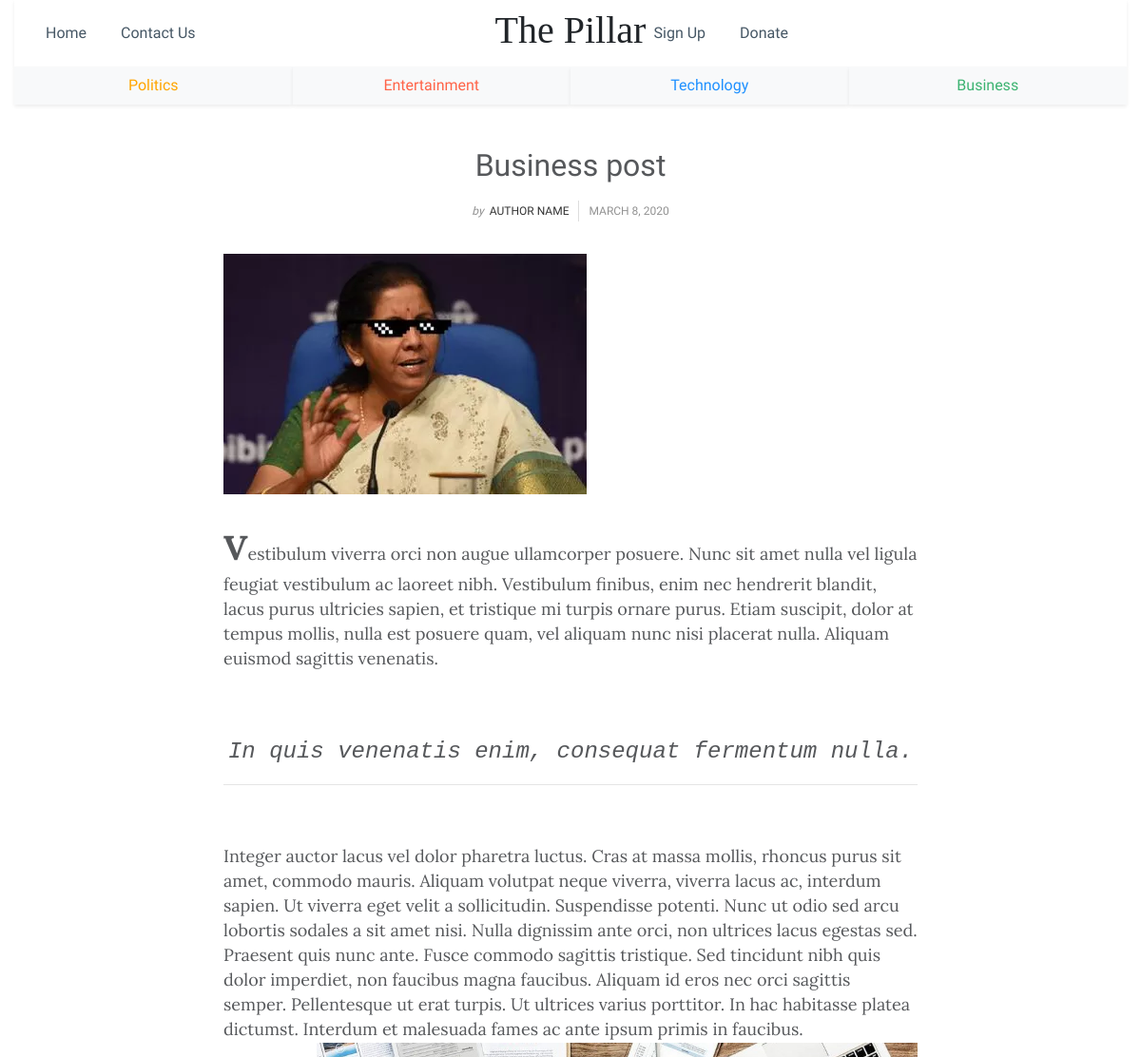
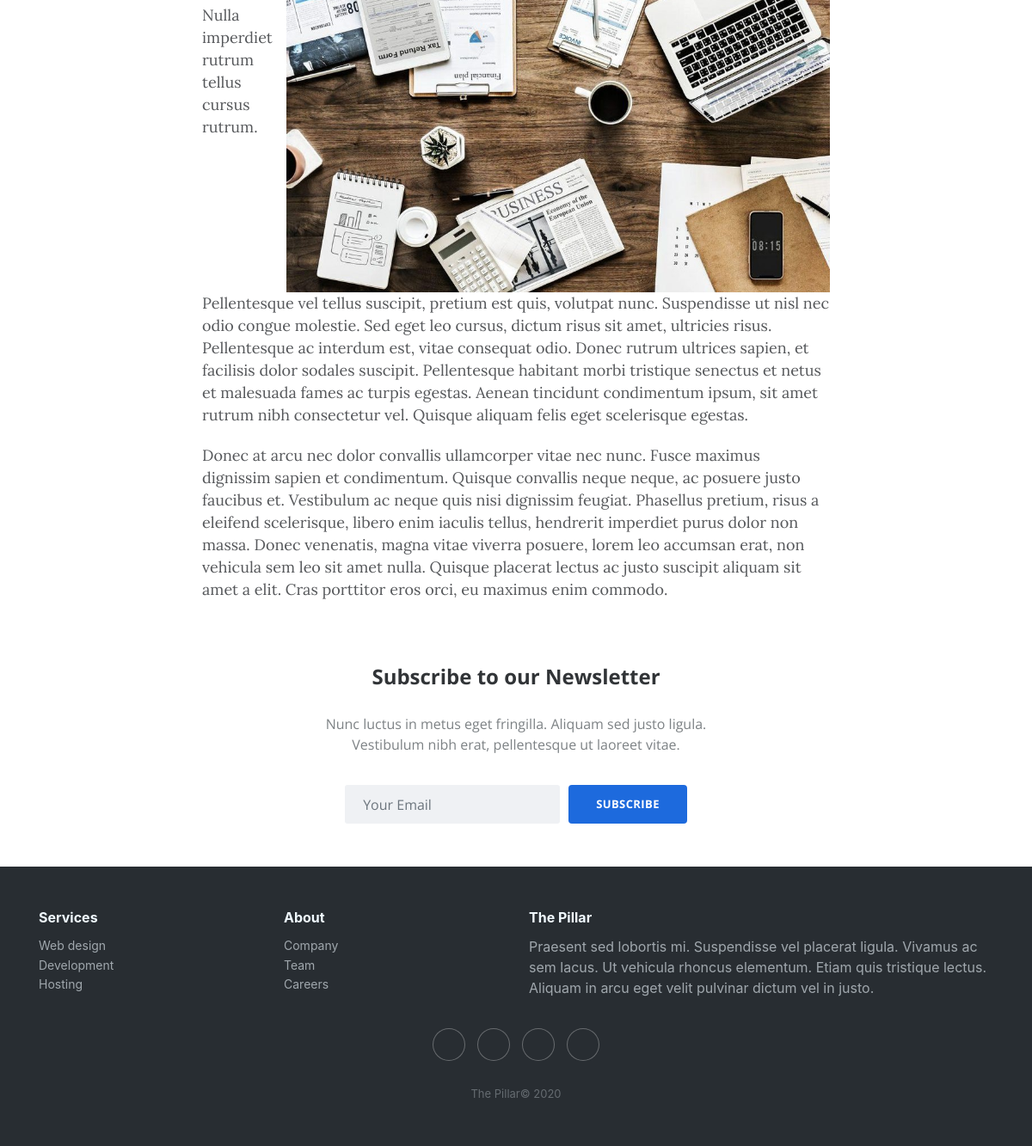
The page /posts/Business post on the database its author committed (2 pictures, top to bottom).
### landingpage/models.py (models this page shows, shortened)
class BlogPost( models.Model ) :
    post_title = models.CharField( verbose_name='Title', max_length=200, default="Blog post", primary_key=True )
    post_desc = models.TextField( verbose_name='Description', max_length=100 )
    post_text = models.TextField( verbose_name='Story')
    post_date = models.DateField( verbose_name='Date published' )
    post_img = models.ImageField( verbose_name='Thumbnail',null=True )
    post_tag = models.CharField( verbose_name='Tag',max_length=20, choices=tag_choices, default=GENERAL )
    custom_tag = models.ManyToManyField(CustomTag)
    featured = models.BooleanField( default=False )

### landingpage/views.py (the view)
# urls.py: path('posts/<post_title>',views.post,name='post'),
def post(request, post_title):
    post_title=post_title.replace('_',' ')
    blog=BlogPost.objects.get(post_title=post_title)
    context={
        'blog': blog,
    }
    return render( request, 'landingpage/newpost.html', context )

### landingpage/templates/landingpage/newpost.html (shortened to what this page needs)
<!DOCTYPE html>
<html>
<head>
    <link rel="stylesheet" href="https://cdnjs.cloudflare.com/ajax/libs/twitter-bootstrap/4.4.1/css/bootstrap.min.css">
    <link rel="stylesheet" href="https://cdnjs.cloudflare.com/ajax/libs/ionicons/2.0.1/css/ionicons.min.css">
    {% load static %}
    <link rel="stylesheet" href="{% static 'landingpage/css/post.min.css' %}">
</head>
<body>
    <div class="container-fluid" style="/*background-color: #000000;*/">
        <nav class="navbar navbar-light navbar-expand-md shadow-sm navigation-clean-search" style="background-color: rgba(255,255,255,0);/*z-index: -1;*/opacity: 1;width: 100%;padding: 15px;padding-right: 0px;padding-left: 0px;margin: 0px;">
            <div class="container-fluid">
                <div
                    class="collapse navbar-collapse" id="navcol-1">
                    <ul class="nav navbar-nav" style="font-family: Quicksand, sans-serif;">
                        <li class="nav-item d-flex" role="presentation"><a class="nav-link" href="{% url 'index' %}">Home</a></li>
                        <li class="nav-item" role="presentation"><a class="nav-link" href="{% url 'contact' %}">Contact Us</a></li>
                    </ul>
                    <ul class="nav navbar-nav ml-auto" style="font-family: Quicksand, sans-serif;">
                        <li class="nav-item" role="presentation"><a class="nav-link" href="#" data-toggle="modal" data-target="#subscribe">Sign Up</a></li>
                        <li class="nav-item" role="presentation"><a class="nav-link" href="{% url 'donate' %}">Donate</a></li>
                    </ul>
                    <form class="form-inline" action="/search" style="margin: 0px;margin-left: 0px;width: 323px;padding-left: 20px;">
                        <div class="form-group" style="width: 323px;"><label for="search-field"><i class="icon ion-search" style="padding: 0px;width: 25px;height: 40px;font-size: 30px;"></i></label><input class="form-control search-field" type="search" id="search-field" name="search" style="width: 182px;"></div>
                    </form>
            </div>
    </div>
    </nav>
    <div class="row" style="position: absolute;width: 100%;top: 0;z-index: -1;">
        <div class="col">
            <h1 class="text-center" style="/*position: absolute;*/font-family: 'Playfair Display', serif;font-size: 40px;padding: 10px;padding-top: 8px;">The Pillar</h1>
        </div>
    </div>
    <div class="row row-cols-2">
        <div class="col" style="padding-left: 15px;padding-right: 0px;">
            <ul class="nav nav-justified d-sm-block d-lg-flex" style="font-family: Adamina, serif;">
                <li class="nav-item"><a class="nav-link text-center bg-light border-light shadow-sm" href="{% url 'section' 'Politics' %}" style="color: orange;font-family: Adamina, serif;">Politics</a></li>
                <li class="nav-item shadow-sm"><a class="nav-link bg-light" href="{% url 'section' 'Entertainment' %}" style="color: tomato;">Entertainment</a></li>
            </ul>
        </div>
        <div class="col" style="padding-left: 0px;padding-right: 15px;">
            <ul class="nav nav-justified">
                <li class="nav-item shadow-sm"><a class="nav-link bg-light" href="{% url 'section' 'Technology' %}" style="color: dodgerblue;font-family: Adamina, serif;">Technology</a></li>
                <li class="nav-item shadow-sm"><a class="nav-link bg-light" href="{% url 'section' 'Business' %}" style="color: mediumseagreen;font-family: Adamina, serif;">Business</a></li>
            </ul>
        </div>
    </div>
    </div>
    <div class="article-clean" style="background-color: #ffffff;">
        <div class="container" style="background-color: rgba(255,255,255,0);">
            <div class="row">
                <div class="col-lg-10 col-xl-8 offset-lg-1 offset-xl-2">
                    <div class="intro">
                        <h1 class="text-center" style="font-family: Adamina, serif;">{{ blog.post_title }}</h1>
                        <p class="text-center"><span class="by" style="font-family: Adamina, serif;">by</span> <a href="#" style="font-family: Adamina, serif;">Author Name</a><span class="date" style="font-family: Adamina, serif;">{{ blog.post_date }}</span></p>
                        <img class="img-fluid" src="{{ blog.post_img.url }}"></div>
                    <div class="text">
                        {{ blog.post_text|safe }}
                    </div>
                </div>
            </div>
        </div>
    </div>
    <div class="newsletter-subscribe">
        <div class="container">
            <div class="intro">
                <h2 class="text-center" style="font-family: 'Open Sans', sans-serif;">Subscribe to our Newsletter</h2>
                <p class="text-center" style="font-family: 'Open Sans', sans-serif;">Nunc luctus in metus eget fringilla. Aliquam sed justo ligula. Vestibulum nibh erat, pellentesque ut laoreet vitae. </p>
            </div>
            <form class="form-inline" enctype="multipart/form-data" method="post" action="/newsletter/litera/subscribe/">
                <div class="form-group"><input class="form-control" type="email" name="email_field" id="id_email_field" placeholder="Your Email" style="font-family: 'Open Sans', sans-serif;"></div>
                <div class="form-group"><button id="id_submit" class="btn btn-primary" type="submit" value="Subscribe" style="font-family: 'Open Sans', sans-serif;">Subscribe </button></div>
            </form>
        </div>
    </div>
    <div class="footer-dark">
        <footer>
            <div class="container">
                <div class="row">
                    <div class="col-sm-6 col-md-3 item">
                        <h3>Services</h3>
                        <ul>
                            <li><a href="#">Web design</a></li>
                            <li><a href="#">Development</a></li>
                            <li><a href="#">Hosting</a></li>
                        </ul>
                    </div>
                    <div class="col-sm-6 col-md-3 item">
                        <h3>About</h3>
                        <ul>
                            <li><a href="#">Company</a></li>
                            <li><a href="#">Team</a></li>
                            <li><a href="#">Careers</a></li>
                        </ul>
                    </div>
                    <div class="col-md-6 item text">
                        <h3>The Pillar</h3>
                        <p>Praesent sed lobortis mi. Suspendisse vel placerat ligula. Vivamus ac sem lacus. Ut vehicula rhoncus elementum. Etiam quis tristique lectus. Aliquam in arcu eget velit pulvinar dictum vel in justo.</p>
                    </div>
                    <div class="col item social"><a href="#"></a><a href="#"></a><a href="#"></a><a href="#"></a></div>
                </div>
                <p class="copyright">The Pillar© 2020</p>
            </div>
        </footer>
    </div>
</body>
</html>

### rows shown on the page
BlogPost: post_title "Business post", post_date "MARCH 8, 2020", post_img (picture), post_text "V estibulum viverra orci non augue ullamcorper posuere. Nunc sit amet nulla vel ligula feugiat vestibulum ac laoreet nibh. Vestibulum finibus, enim nec hendrerit blandit, lacus purus ultricies sapien, et tristique mi turpis ornare purus. Etiam suscipit, dolor at tempus mollis, nulla est posuere quam, vel aliquam nunc nisi placerat nulla. Aliquam euismod sagittis venenatis. In quis venenatis enim, consequat fermentum nulla. Integer auctor lacus vel dolor pharetra luctus. Cras at massa mollis, rhoncus purus sit amet, commodo mauris. Aliquam volutpat neque viverra, viverra lacus ac, interdum sapien. Ut viverra eget velit a sollicitudin. Suspendisse potenti. Nunc ut odio sed arcu lobortis…", post_text (picture)
